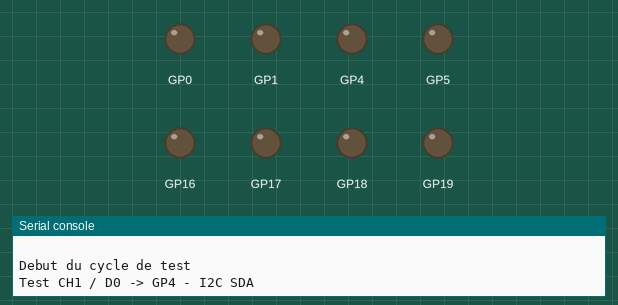
Simulated run of this program. Board: Raspberry Pi Pico running MicroPython. Shown: output pins drawn as LEDs (lit = HIGH), the last lines printed to the serial console.

Above: at 4.3 s.
At 24.96 s:
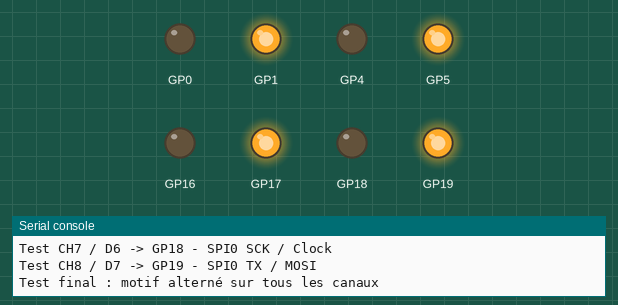
At 28.87 s:
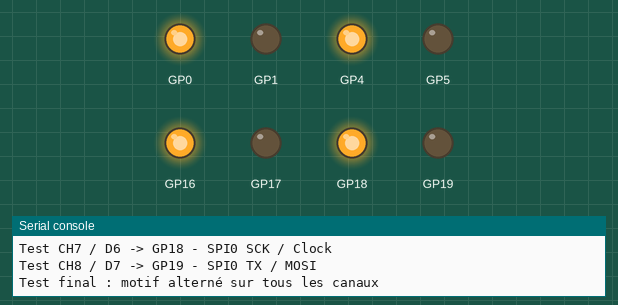
Timing chart, 0 to 40.0 s (numbered marks = the images above):
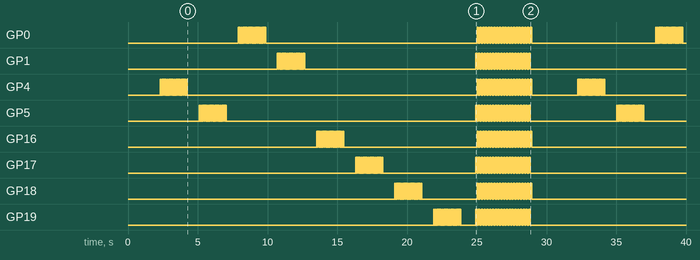

The program:

pico_logic_analyzer_test.py
```python
# ============================================================
# Pico Logic Analyzer Test
# Auteur : Potate_Bulle
# Projet : Raspberry Pi Pico W + Freenove Breakout Board + Logic Analyzer
#
# Description :
# Ce script sert à vérifier proprement les connexions entre une
# Raspberry Pi Pico / Pico WH(modèle) et un analyseur logique 24 MHz / 8 canaux.
#
# Chaque GPIO est activé l'un après l'autre avec une série d'impulsions.
# Dans PulseView, cela permet de confirmer que chaque canal D0 à D7
# reçoit bien le signal attendu.
#
# Matériel utilisé :
# - Raspberry Pi Pico WH
# - Freenove Breakout Board for Raspberry Pi Pico 1 / 2 / W / H / WH
# - Logic analyzer 24 MHz / 8 CH
# - Câbles Dupont
# - PulseView / Sigrok
# ============================================================

from machine import Pin
import time

# Mapping utilisé pour le test.
# Attention : dans PulseView, les canaux apparaissent souvent en D0 à D7.
# Sur mon analyseur logique, cela correspond à CH1 à CH8.
PINS = [
    ("CH1", "D0", "GP4", 4, "I2C SDA"),
    ("CH2", "D1", "GP5", 5, "I2C SCL"),
    ("CH3", "D2", "GP0", 0, "UART0 TX"),
    ("CH4", "D3", "GP1", 1, "UART0 RX / test signal"),
    ("CH5", "D4", "GP16", 16, "SPI0 RX / MISO / test signal"),
    ("CH6", "D5", "GP17", 17, "SPI0 CSn"),
    ("CH7", "D6", "GP18", 18, "SPI0 SCK / Clock"),
    ("CH8", "D7", "GP19", 19, "SPI0 TX / MOSI"),
]

outputs = []

for channel, pulseview_channel, gpio_name, gpio_num, role in PINS:
    pin = Pin(gpio_num, Pin.OUT)
    pin.value(0)
    outputs.append((channel, pulseview_channel, gpio_name, pin, role))


def reset_all():
    """Remet toutes les broches de test à l'état bas."""
    for channel, pulseview_channel, gpio_name, pin, role in outputs:
        pin.value(0)


def pulse_pin(channel, pulseview_channel, gpio_name, pin, role, pulses=20, delay=0.05):
    """
    Envoie une série d'impulsions sur une seule broche.

    Le but est volontairement simple : chaque canal doit bouger seul
    dans PulseView, ce qui rend le contrôle du câblage plus lisible.
    """
    print(f"Test {channel} / {pulseview_channel} -> {gpio_name} - {role}")

    reset_all()
    time.sleep(0.3)

    for _ in range(pulses):
        pin.value(1)
        time.sleep(delay)
        pin.value(0)
        time.sleep(delay)

    time.sleep(0.5)


def all_channels_wave():
    """
    Lance un motif simple sur tous les canaux.

    Cette étape permet de vérifier rapidement que tous les fils sont bien
    vus par l'analyseur logique après le test individuel.
    """
    print("Test final : motif alterné sur tous les canaux")

    reset_all()
    time.sleep(0.5)

    for _ in range(20):
        # Motif 10101010
        for index, (channel, pulseview_channel, gpio_name, pin, role) in enumerate(outputs):
            pin.value(index % 2)
        time.sleep(0.1)

        # Motif inversé 01010101
        for index, (channel, pulseview_channel, gpio_name, pin, role) in enumerate(outputs):
            pin.value((index + 1) % 2)
        time.sleep(0.1)

    reset_all()


print("========================================")
print("Pico Logic Analyzer Test")
print("Auteur : Potate_Bulle")
print("========================================")
print("Branchement attendu :")
print("CND/GND analyzer -> GND Pico")
print("CLK analyzer     -> non branche / isole")
print("CH1 a CH8        -> GPIO de test")
print("========================================")
print("Demarrage dans 2 secondes...")

time.sleep(2)

while True:
    print("\nDebut du cycle de test")

    for channel, pulseview_channel, gpio_name, pin, role in outputs:
        pulse_pin(channel, pulseview_channel, gpio_name, pin, role)

    all_channels_wave()

    print("Cycle termine. Pause 3 secondes.")
    time.sleep(3)
```

Measured:
- by itself, GP1: goes 19 × (HIGH 0.05 s, LOW 0.05 s), HIGH 0.05 s, LOW 12.3 s, 19 × (HIGH 0.10 s, LOW 0.10 s), HIGH 0.10 s, then LOW
- by itself, GP16: goes 19 × (HIGH 0.05 s, LOW 0.05 s), HIGH 0.05 s, LOW 9.6 s, 19 × (HIGH 0.10 s, LOW 0.10 s), HIGH 0.10 s, then LOW
- by itself, GP17: goes 19 × (HIGH 0.05 s, LOW 0.05 s), HIGH 0.05 s, LOW 6.7 s, 19 × (HIGH 0.10 s, LOW 0.10 s), HIGH 0.10 s, then LOW
- by itself, GP18: goes 19 × (HIGH 0.05 s, LOW 0.05 s), HIGH 0.05 s, LOW 4.0 s, 19 × (HIGH 0.10 s, LOW 0.10 s), HIGH 0.10 s, then LOW
- by itself, GP19: goes 19 × (HIGH 0.05 s, LOW 0.05 s), HIGH 0.05 s, LOW 1.1 s, 19 × (HIGH 0.10 s, LOW 0.10 s), HIGH 0.10 s, then LOW
